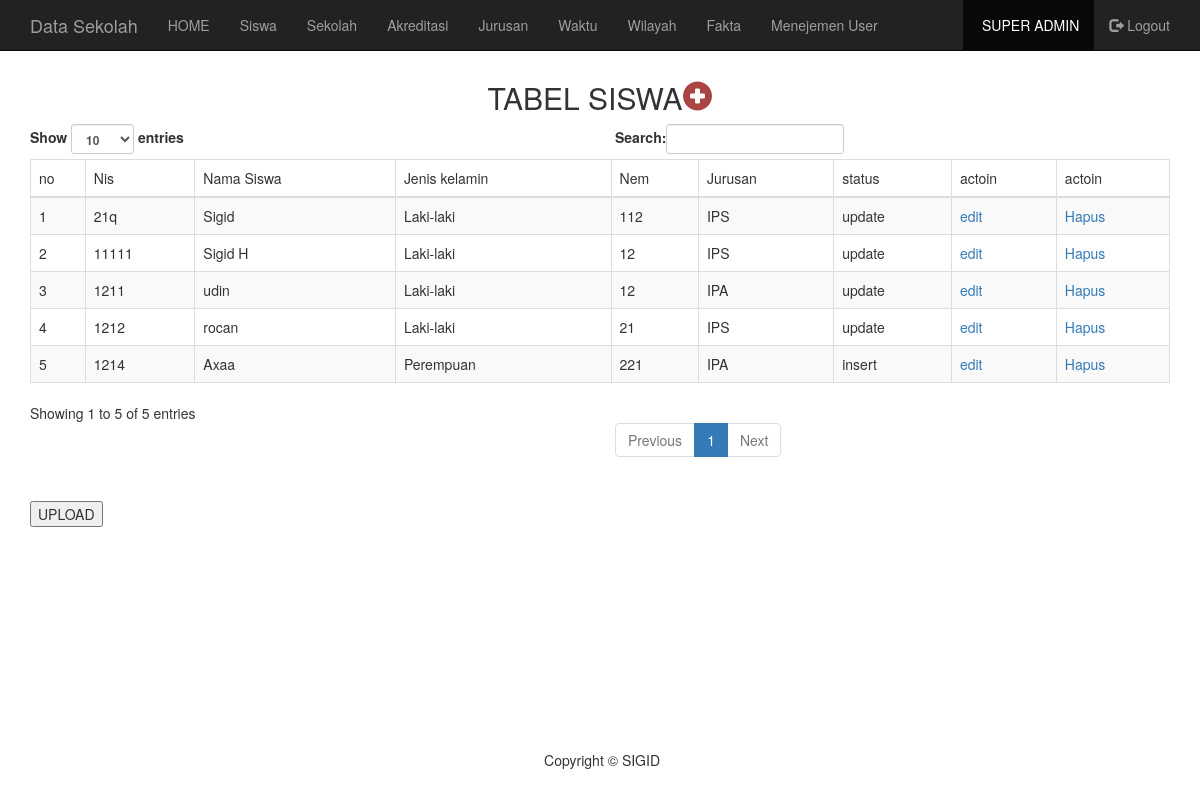
The app's page /default.php?uri=admin/siswa/lihat (signed in) with its own data.
### tables this page shows
CREATE TABLE IF NOT EXISTS `siswa` (
  `idsiswa` int(11) NOT NULL,
  `induk` varchar(20) NOT NULL,
  `namasiswa` varchar(40) DEFAULT NULL,
  `jeniskelamin` varchar(45) DEFAULT NULL,
  `nem` float DEFAULT NULL,
  `status` varchar(45) NOT NULL DEFAULT 'insert',
  `tanggal` timestamp NOT NULL DEFAULT CURRENT_TIMESTAMP,
  `kodej` varchar(30) NOT NULL
);

CREATE TABLE IF NOT EXISTS `jurusan` (
  `idjurusan` int(11) NOT NULL,
  `namajurusan` varchar(30) DEFAULT NULL,
  `status` varchar(45) NOT NULL DEFAULT 'insert',
  `tanggal` timestamp NOT NULL DEFAULT CURRENT_TIMESTAMP,
  `kodej` varchar(30) NOT NULL
);

### admin/siswa/lihat.php (the view, shortened to what this page needs)
<?php
if(empty($_SESSION['namasekolah']))
  {
    header('location: default.php?uri=modul/login/logindaftar');
  }
  else{
    if($_SESSION['level'] == 'admin')
    {
      $nsekolah = '';
    }
?>
  <br>
  <br><br>
  <div class="container">
           <h2 class="text-center">TABEL SISWA<a href="default.php?uri=admin/siswa/input"><span class="glyphicon glyphicon-plus-sign text-danger"></span></a></h2>
            <div class="box-body table-responsive">
                <table id="example1" class="table table-bordered table-striped">
                    <thead>
<tr>
<td>no</td>
<td>Nis</td>
<td>Nama Siswa</td>
<td>Jenis kelamin</td>
<td>Nem</td>
<td>Jurusan</td>
<td>status</td>
<td>actoin</td>
<td>actoin</td>
</tr>
                    </thead>
     <tbody>
 <?php
      $no = 1;
      $query1=mysql_query("SELECT DISTINCT(si.induk) FROM siswa si ".$nsekolah);
      while($hasil1 = mysql_fetch_array($query1))
      {
        $query2 = mysql_query("SELECT * FROM siswa
                                      WHERE induk = '$hasil1[induk]'
                                      AND status != 'delete'
                                      AND tanggal = (SELECT max(tanggal) FROM siswa WHERE induk='$hasil1[induk]')");
        while($hasil = mysql_fetch_array($query2))
        {
          echo "
              <tr>
                <td>$no</td>
                <td>$hasil1[induk]</td>
          ";
            $qtampilterbaru = "SELECT * FROM siswa
                                          WHERE induk = '$hasil[induk]'
                                          AND status != 'delete'
                                          AND tanggal = (SELECT max(tanggal) FROM siswa WHERE induk='$hasil[induk]')
                                          ";
            $tampilterbaru  = mysql_query($qtampilterbaru);
            while($hasilinduk = mysql_fetch_array($tampilterbaru))
            {
              echo '<td>'.$hasilinduk[namasiswa].'</td>';
            }
            $qtampilterbaru = "SELECT * FROM siswa
                                          WHERE induk = '$hasil[induk]'
                                          AND status != 'delete'
                                          AND tanggal = (SELECT max(tanggal) FROM siswa WHERE induk='$hasil[induk]')
                                          ";
            $tampilterbaru  = mysql_query($qtampilterbaru);
            while($hasilinduk = mysql_fetch_array($tampilterbaru))
            {
              echo '<td>'.$hasilinduk[jeniskelamin].'</td>';
            }
            $qtampilterbaru = "SELECT * FROM siswa
                                          WHERE induk = '$hasil[induk]'
                                          AND status != 'delete'
                                          AND tanggal = (SELECT max(tanggal) FROM siswa WHERE induk='$hasil[induk]')
                                          ";
            $tampilterbaru  = mysql_query($qtampilterbaru);
            while($hasiljs = mysql_fetch_array($tampilterbaru))
            {
              echo '<td>'.$hasiljs[nem].'</td>';
            }
            $qtampilterbaru = "SELECT * FROM jurusan
                                          WHERE kodej = '$hasil[kodej]'
                                          AND status != 'delete'
                                          AND tanggal = (SELECT max(tanggal) FROM jurusan WHERE kodej='$hasil[kodej]')
                                          ";
            $tampilterbaru  = mysql_query($qtampilterbaru);
            while($hasilkodej = mysql_fetch_array($tampilterbaru))
            {
              echo '<td>'.$hasilkodej[namajurusan].'</td>';
            }
            echo "
              <td>$hasil[status]</td>
              <td><a href='default.php?uri=admin/siswa/edit&idsiswa=$hasil[idsiswa]'>edit</a></td>
              <td><a href='default.php?uri=admin/siswa/hapus&idsiswa=$hasil[idsiswa]'>Hapus</a></td>
            ";
            echo "</tr>";
            $no++;
        }
      }
    ?>
   </tbody>
</table>
            </div>
            </div>
<br>
<div class="container">
<form action="default.php?uri=admin/siswa/lihat" method="post">
      <button type="submit" value="Register" name="daftar" >UPLOAD</button>
</form>
<?php
    if(isset($_POST['daftar'])){
?>
<form action="default.php?uri=admin/siswa/lihat" method="post" >
<form method="post" enctype="multipart/form-data" action="default.php?uri=admin/siswa/laporan/proses">
<br>
Silakan Pilih File Excel: <input name="userfile" type="file">
<br>
<input name="upload" type="submit" value="Import">
</form>
<?php
}}
?>

### modul/view/footer.php (style rules this page uses)
body { margin-bottom: 60px; }

### records on screen
siswa: hasil1 "21q", namasiswa "Sigid", jeniskelamin "Laki-laki", nem "112", status "update"
jurusan: namajurusan "IPS"
siswa: hasil1 "11111", namasiswa "Sigid H", jeniskelamin "Laki-laki", nem "12", status "update"
siswa: hasil1 "1211", namasiswa "udin", jeniskelamin "Laki-laki", nem "12", status "update"
jurusan: namajurusan "IPA"
siswa: hasil1 "1212", namasiswa "rocan", jeniskelamin "Laki-laki", nem "21", status "update"
siswa: hasil1 "1214", namasiswa "Axaa", jeniskelamin "Perempuan", nem "221", status "insert"

### other values on screen
$_SESSION['namasekolah'] "SUPER ADMIN"
